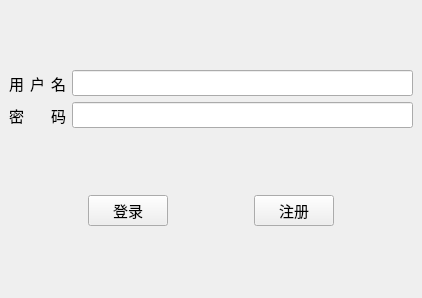
<?xml version="1.0" encoding="UTF-8"?>
<ui version="4.0">
 <class>LoginWindow</class>
 <widget class="QMainWindow" name="LoginWindow">
  <property name="geometry">
   <rect>
    <x>0</x>
    <y>0</y>
    <width>422</width>
    <height>298</height>
   </rect>
  </property>
  <property name="windowTitle">
   <string>MainWindow</string>
  </property>
  <widget class="QWidget" name="centralwidget">
   <layout class="QVBoxLayout" name="verticalLayout">
    <item>
     <layout class="QGridLayout" name="gridLayout">
      <item row="0" column="1">
       <widget class="QLineEdit" name="username_edit">
        <property name="font">
         <font>
          <pointsize>11</pointsize>
         </font>
        </property>
       </widget>
      </item>
      <item row="1" column="0">
       <layout class="QHBoxLayout" name="horizontalLayout_2">
        <item>
         <widget class="QLabel" name="label_2">
          <property name="font">
           <font>
            <pointsize>11</pointsize>
           </font>
          </property>
          <property name="text">
           <string>密</string>
          </property>
         </widget>
        </item>
        <item>
         <widget class="QLabel" name="label_3">
          <property name="font">
           <font>
            <pointsize>11</pointsize>
           </font>
          </property>
          <property name="text">
           <string>码</string>
          </property>
          <property name="alignment">
           <set>Qt::AlignmentFlag::AlignRight|Qt::AlignmentFlag::AlignTrailing|Qt::AlignmentFlag::AlignVCenter</set>
          </property>
         </widget>
        </item>
       </layout>
      </item>
      <item row="1" column="1">
       <widget class="QLineEdit" name="pwd_edit">
        <property name="font">
         <font>
          <pointsize>11</pointsize>
         </font>
        </property>
       </widget>
      </item>
      <item row="0" column="0">
       <layout class="QHBoxLayout" name="horizontalLayout_3">
        <item>
         <widget class="QLabel" name="label_5">
          <property name="font">
           <font>
            <pointsize>11</pointsize>
           </font>
          </property>
          <property name="text">
           <string>用</string>
          </property>
         </widget>
        </item>
        <item>
         <widget class="QLabel" name="label_4">
          <property name="font">
           <font>
            <pointsize>11</pointsize>
           </font>
          </property>
          <property name="text">
           <string>户</string>
          </property>
          <property name="alignment">
           <set>Qt::AlignmentFlag::AlignCenter</set>
          </property>
         </widget>
        </item>
        <item>
         <widget class="QLabel" name="label">
          <property name="font">
           <font>
            <pointsize>11</pointsize>
           </font>
          </property>
          <property name="text">
           <string>名</string>
          </property>
          <property name="alignment">
           <set>Qt::AlignmentFlag::AlignRight|Qt::AlignmentFlag::AlignTrailing|Qt::AlignmentFlag::AlignVCenter</set>
          </property>
         </widget>
        </item>
       </layout>
      </item>
     </layout>
    </item>
    <item>
     <layout class="QHBoxLayout" name="horizontalLayout">
      <item>
       <spacer name="horizontalSpacer">
        <property name="orientation">
         <enum>Qt::Orientation::Horizontal</enum>
        </property>
        <property name="sizeHint" stdset="0">
         <size>
          <width>40</width>
          <height>20</height>
         </size>
        </property>
       </spacer>
      </item>
      <item>
       <widget class="QPushButton" name="login_button">
        <property name="font">
         <font>
          <pointsize>11</pointsize>
         </font>
        </property>
        <property name="text">
         <string>登录</string>
        </property>
        <property name="iconSize">
         <size>
          <width>12</width>
          <height>12</height>
         </size>
        </property>
       </widget>
      </item>
      <item>
       <spacer name="horizontalSpacer_2">
        <property name="orientation">
         <enum>Qt::Orientation::Horizontal</enum>
        </property>
        <property name="sizeHint" stdset="0">
         <size>
          <width>40</width>
          <height>20</height>
         </size>
        </property>
       </spacer>
      </item>
      <item>
       <widget class="QPushButton" name="register_button">
        <property name="font">
         <font>
          <pointsize>11</pointsize>
         </font>
        </property>
        <property name="text">
         <string>注册</string>
        </property>
       </widget>
      </item>
      <item>
       <spacer name="horizontalSpacer_3">
        <property name="orientation">
         <enum>Qt::Orientation::Horizontal</enum>
        </property>
        <property name="sizeHint" stdset="0">
         <size>
          <width>40</width>
          <height>20</height>
         </size>
        </property>
       </spacer>
      </item>
     </layout>
    </item>
   </layout>
  </widget>
 </widget>
 <resources/>
 <connections/>
</ui>
